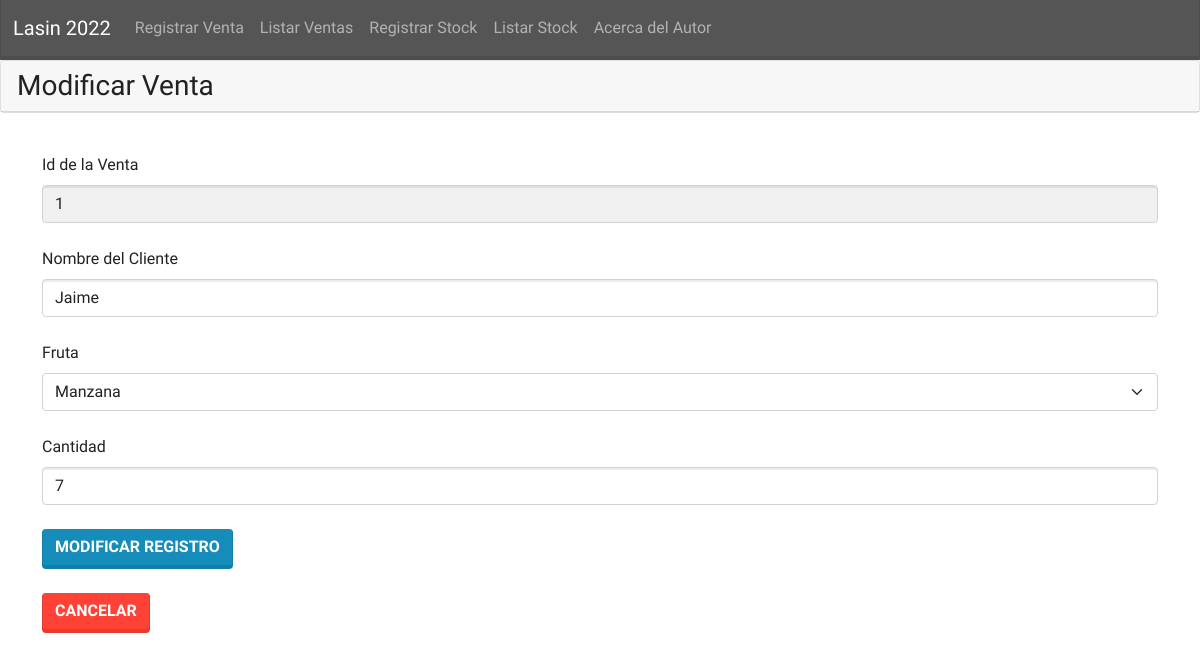
Page /modificarventa.php?id=1 on the committed database.
### tables this page shows
CREATE TABLE `ventas` (
  `id` int(11) NOT NULL,
  `cliente` varchar(100) DEFAULT NULL,
  `fruta` varchar(100) DEFAULT NULL,
  `cantidad` int(11) DEFAULT NULL,
  `total` int(11) DEFAULT NULL
);

### modificarventa.php (the view, shortened to what this page needs)
<?php include 'templates/cabecera.php';
include 'conecciones/conn.php';
if (isset($_GET['id'])) {
    $id = $_GET['id'];
    $sql = "SELECT * FROM `ventas` WHERE id='$id'";
    $res = mysqli_query($conn, $sql);
    $registro = mysqli_fetch_array($res);
}
?>
<div class="card mb-3">
    <h3 class="card-header">Modificar Venta</h3>
</div>
<div class="container">
    <form method="post" action="conecciones/venta_ABM.php">
        <fieldset>
            <div class="form-group">
                <label class="form-label mt-4">Id de la Venta</label>
                <input type="text" class="form-control" name="id" aria-describedby="id" value="<?php echo $registro['id'] ?>" readonly>
            </div>
            <div class="form-group">
                <label class="form-label mt-4">Nombre del Cliente</label>
                <input type="text" class="form-control" name="nombrecliente" aria-describedby="cliente" value="<?php echo $registro['cliente'] ?>">
            </div>
            <div class="form-group">
                <label class="form-label mt-4">Fruta</label>
                <select class="form-select" id="frutas" name="fruta">
                    <?php
                    $sql = "SELECT idstock, nombre, preciounitario, cantidad FROM `stock`";
                    $resp = mysqli_query($conn, $sql);
                    foreach ($resp as $row) {
                        if ($row['nombre'] == $registro['fruta']) {
                            echo "<option selected>" . $row['nombre'] . "</option>";
                        } else {
                            echo "<option>" . $row['nombre'] . "</option>";
                        }
                    }
                    ?>
                </select>
            </div>
            <div class="form-group">
                <label class="form-label mt-4">Cantidad</label>
                <input type="text" class="form-control" name="cantidad" aria-describedby="cantidad" value="<?php echo $registro['cantidad'] ?>">
            </div>
            <br>
            <button type="submit" class="btn btn-primary" name="modificar">Modificar registro</button>
        </fieldset>
    </form>
    <br>
    <button class="btn btn-danger" name="cancelar" onclick="history.back()">Cancelar</button>
</div>
</body>
</html>

### rows in the picture
ventas: id "1", nombrecliente "Jaime", cantidad "7"

### other values in the picture
form field fruta "Manzana"
